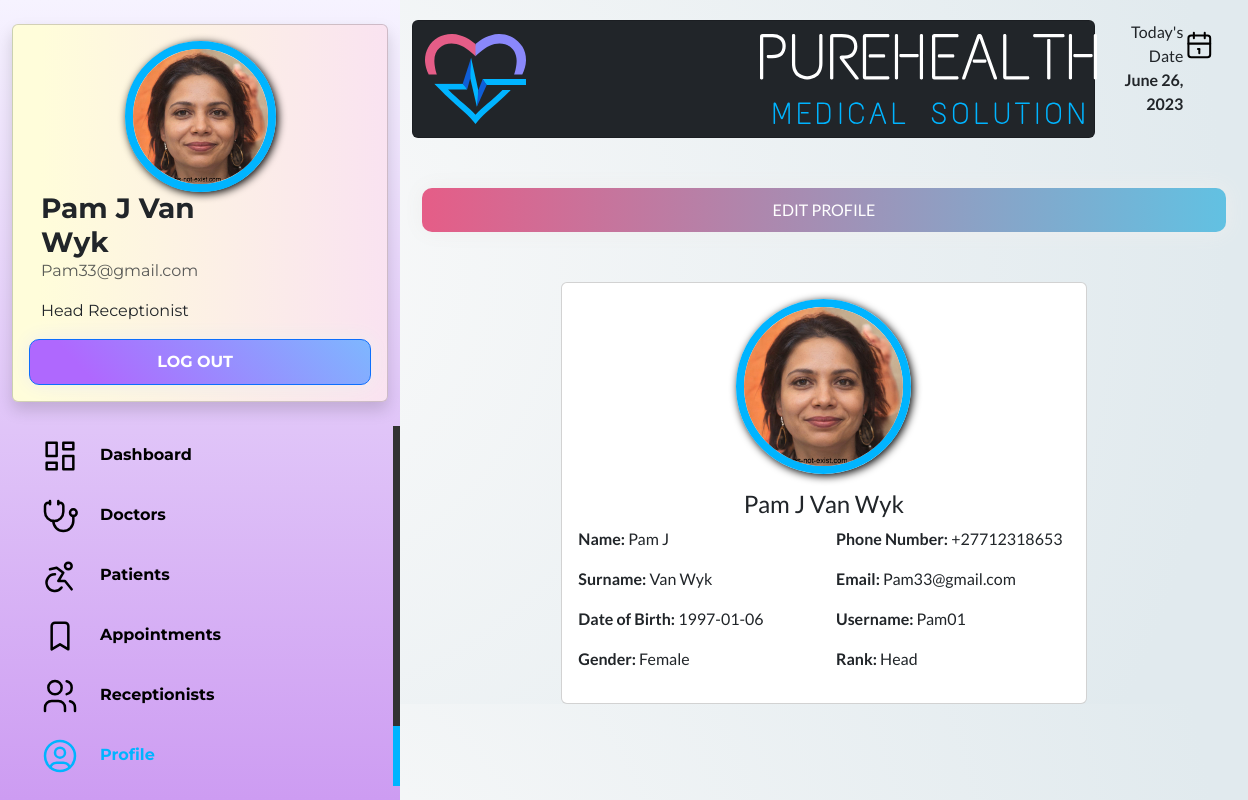
/ReceptionistPortal/profile.php (signed in), run on the app's committed database.
### tables this page shows
CREATE TABLE `receptionists` (
  `Receptionists_ID` int(11) NOT NULL,
  `ProfileImage` varchar(50) NOT NULL,
  `Name` varchar(25) NOT NULL,
  `Surname` varchar(25) NOT NULL,
  `Banned` tinyint(1) NOT NULL,
  `DoB` date NOT NULL,
  `Gender` varchar(25) NOT NULL,
  `PhoneNumber` varchar(13) NOT NULL,
  `Email` varchar(50) NOT NULL,
  `Username` varchar(50) NOT NULL,
  `Password` varchar(50) NOT NULL,
  `Rank` varchar(25) NOT NULL
);

### ReceptionistPortal/profile.php (the view, shortened to what this page needs)
<?php
if (isset($_SESSION['Receptionists_ID']) && isset($_SESSION['Username'])) {
    ?>
    <!DOCTYPE html>
    <html lang="en">
    <head>
        <link href="https://cdn.jsdelivr.net/npm/bootstrap@5.3.0/dist/css/bootstrap.min.css" rel="stylesheet"
>
        <link rel="stylesheet" href="main.css">
        <link rel="stylesheet" href="https://cdnjs.cloudflare.com/ajax/libs/font-awesome/4.7.0/css/font-awesome.min.css">
    </head>
    <body>
        <div class="c-navbar">
            <div class="container">
                <br>
                <div class="container">
                    <div class="row">
                        <div class="card shadow profile-disco">
                            <div class="card-body">
                                <div class="row">
                                    <?php
                                    include 'db.php';
                                    $sql = "SELECT * FROM receptionists WHERE Receptionists_ID = $_SESSION[Receptionists_ID]";
                                    $result = $conn->query($sql);
                                    while ($row = $result->fetch_assoc()) {
                                        echo '<div class="col-md-12">';
                                        echo '<div class="row">';
                                        echo '<div class="col-md-4 upload">';
                                        echo '<img src="profile_img/' . $row['ProfileImage'] . '" class="img-fluid rounded-circle" alt="Profile Image">';
                                        echo '</div>';
                                        echo '<div class="col-md-8">';
                                        echo '<h3 class="mb-0"><strong>' . $row['Name'] . ' ' . $row['Surname'] . '</strong></h3>';
                                        echo '<p class="text-muted">' . $row['Email'] . '</p>';
                                        echo '<p>' . $row['Rank'] . ' Receptionist</p>';
                                        echo '</div>';
                                        echo '<a href="logout.php" class="btn btn-primary btn-grad3 btn-add" role="button" style="padding-left: 0px;"><strong>Log Out</strong></a>';
                                        echo '</div>';
                                        echo '</div>';
                                    }
                                    ?>
                                </div>
                            </div>
                        </div>
                    </div>
                </div>
            </div>
            <br>
            <a class="nav-item" href="dashboard.php">
                Dashboard</a>
            <a class="nav-item" href="doctors.php">
                Doctors</a>
            <a class="nav-item" href="patients.php">
                Patients</a>
            <a class="nav-item" href="appointments.php">
                Appointments</a>
            <a class="nav-item" href="receptionists.php">
                Receptionists</a>
            <a class="nav-item active-nav" href="profile.php">
                Profile</a>
        </div>
        <div class="container content-div">
            <div class="row">
                <div class="col-md-10">
                    <nav class="navbar navbar-dark bg-dark card">
                        <div class="container-fluid">
                            <a class="navbar-brand" href="#">
                                <img src="assets/logo/logo-mix.svg" alt="Logo">
                                <img src="assets/logo/Mecial Docker White.svg" alt="Logo" style="margin-left: 130px;">
                            </a>
                        </div>
                    </nav>
                </div>
                <div class="col-md-2 d-flex text-end">
                    <div>
                        Today's Date
                        <br>
                        <?php
                        $today = date("F j, Y");
                        echo '<b>' . $today . '</b>';
                        ?>
                    </div>
                </div>
            </div>
            <div class="spacer"></div>
            <?php
            echo '<a class="add-doctor-button btn btn-primary btn-grad" id="openFormButton" type="button" role="button"href="?action=edit&Receptionists_ID=' . $_SESSION['Receptionists_ID'] . '">';
            echo 'Edit Profile';
            echo '</a>';
            ?>
            <div class="spacer"></div>
            <div class="container mt-8">
                <div class="row">
                    <div class="col-md-8 offset-md-2">
                        <div class="card">
                            <div class="card-body">
                                <?php
                                include 'list-logged-in-receptionists.php';
                                ?>
                            </div>
                        </div>
                    </div>
                </div>
            </div>
        </div>
    </body>
    </html>
    <?php
} else {
    header("Location: index.php");
    exit();
}
?>

### ReceptionistPortal/list-logged-in-receptionists.php (shortened to what this page needs)
<?php
include 'db.php';
$sql = "SELECT * FROM receptionists WHERE Receptionists_ID = $_SESSION[Receptionists_ID]";
$result = $conn->query($sql);
while ($row = $result->fetch_assoc()) {
    echo '<div class="text-center">';
    if ($row['Receptionists_ID'] == $_GET['Receptionists_ID']) {
        echo '<form class="form-inline m-2" id="form-update-img" action="" enctype="multipart/form-data" method="post">';
        echo '<div class="upload">';
        $id = $row["Receptionists_ID"];
        $name = $row["Name"];
        $surname = $row["Surname"];
        $image = $row["ProfileImage"];
        echo '<label for="Picture">Profile Image:</label>';
        echo '<img src="profile_img/' . $image . '" class="img-fluid rounded-circle" alt="Profile Image" title="' . $image . '">';
        echo '<div class="round">';
        echo '<input type="hidden" name="id" value="' . $id . '">';
        echo '<input type="hidden" name="name" value="' . $name . '">';
        echo '<input type="hidden" name="surname" value="' . $surname . '">';
        echo '<input type="file" class="form-control-file" id="image" name="image" accept = ".jpg, .jpeg, .png">';
        echo '<i class="fa fa-camera" style="color: #fff;"></i>';
        echo '</div>';
        echo '</div>';
        echo '</form>';
        echo '<form class="form-inline m-2" action="update-receptionist-profile.php" method="POST">';
        echo '</div>';
        echo '<h4 class="card-title text-center mt-3">' . $row['Name'] . ' ' . $row['Surname'] . '</h4>';
        echo '<div class="row">';
        echo '<div class="col-6">';
        echo '<label for="Name">Name:</label>';
        echo '<p><input type="text" class="form-control" name="Name" value="' . $row['Name'] . '" required></p>';
        echo '<label for="Surname">Surname:</label>';
        echo '<p><input type="text" class="form-control" name="Surname" value="' . $row['Surname'] . '" required></p>';
        echo '<label for="DoB">DoB:</label>';
        echo '<p><input type="date" class="form-control" name="DoB" value="' . $row['DoB'] . '" required></p>';
        echo '<label for="Gender">Gender:</label>';
        echo '<p><input type="text" class="form-control" name="Gender" value="' . $row['Gender'] . '" required></p>';
        echo '</div>';
        echo '<div class="col-6">';
        echo '<label for="PhoneNumber">Phone:</label>';
        echo '<p><input type="text" class="form-control" name="PhoneNumber" value="' . $row['PhoneNumber'] . '" required></p>';
        echo '<label for="Email">Email:</label>';
        echo '<p><input type="email" class="form-control" name="Email" value="' . $row['Email'] . '" required></p>';
        echo '<label for="Username">Username:</label>';
        echo '<p><input type="text" class="form-control" name="Username" value="' . $row['Username'] . '" required autocomplete="off"></p>';
        echo '<label for="Rank">Rank:</label>';
        echo '<p><input type="text" class="form-control" name="Rank" value="' . $row['Rank'] . '" required></p>';
        echo '<div class="btn-group" role="group" aria-label="Actions">';
        echo '<button type="submit" class="btn btn-success">Save</button>';
        echo '<input type="hidden" name="Receptionists_ID" value="' . $row['Receptionists_ID'] . '">';
        echo '</form>';
    } else {
        echo '<div class="upload grow">';
        echo '<img src="profile_img/' . $row['ProfileImage'] . '" class="img-fluid rounded-circle" alt="Profile Image" title="' . $row['ProfileImage'] . '">';
        echo '</div>';
        echo '</div>';
        echo '<h4 class="card-title text-center mt-3">'. $row['Name'] . ' ' . $row['Surname'] . '</h4>';
        echo '<div class="row">';
        echo '<div class="col-6">';
        echo '<p><strong>Name:</strong> '. $row['Name'] . '</p>';
        echo '<p><strong>Surname:</strong> ' . $row['Surname'] . '</p>';
        echo '<p><strong>Date of Birth:</strong> ' . $row['DoB'] . '</p>';
        echo '<p><strong>Gender:</strong> ' . $row['Gender'] . '</p>';
        echo '</div>';
        echo '<div class="col-6">';
        echo '<p><strong>Phone Number:</strong> ' . $row['PhoneNumber'] . '</p>';
        echo '<p><strong>Email:</strong> ' . $row['Email'] . '</p>';
        echo '<p><strong>Username:</strong> ' . $row['Username'] . '</p>';
        echo '<p><strong>Rank:</strong> ' . $row['Rank'] . '</p>';
    }
    echo '</div>';
    echo '</div>';
}
?>

### ReceptionistPortal/main.css (style rules this page uses)
.upload { width: 175px; position: relative; margin: auto; }
.upload img { border-radius: 50%; border: 8px solid #00B4FF; -webkit-box-shadow: 2px 2px 8px 0px rgba(0, 0, 0, 1); -moz-box-shadow: 2px 2px 8px 0px rgba(0, 0, 0, 1); box-shadow: 2px 2px 8px 0px rgba(0, 0, 0, 1); }
body { display: flex; background: radial-gradient(circle at 18.7% 37.8%, rgb(250, 250, 250) 0%, rgb(225, 234, 238) 90%); font-family: 'Lato', sans-serif; }
.btn-grad { background-image: linear-gradient(to right, #E55D87 0%, #5FC3E4 51%, #E55D87 100%); margin: 10px; padding: 15px 45px; text-align: center; text-transform: uppercase; transition: 0.5s; background-size: 200% auto; color: white; box-shadow: 0 0 20px #eee; border-radius: 10px; display: block; }
.btn-grad3 { background: linear-gradient(45.8deg, rgb(175, 104, 254) 9.3%, rgb(101, 223, 255) 75.1%); text-align: center; text-transform: uppercase; transition: 0.5s; background-size: 200% auto; color: white; box-shadow: 0 0 20px #eee; border-radius: 10px; display: block; }
.c-navbar { background: linear-gradient(to top, #cd9cf2 0%, #f6f3ff 100%); overflow: hidden; width: 400px; position: fixed; height: 100%; font-family: 'Montserrat', sans-serif; }
.c-navbar a { display: block; padding: 10px; text-decoration: none; padding-left: 40px; }
.content-div { margin-left: 400px; margin-top: 20px; }
.nav-item { border-right: 7px solid #333; color: #000000; font-weight: bold; }
.active-nav { border-right: 7px solid #00B4FF; color: #00B4FF; }
.icon-tabler { margin-right: 20px; }
.icon-tabler-active { stroke: #00B4FF; }
.add-doctor-button { display: flex; align-items: center; justify-content: center; padding: 10px; border: none; color: #fff; font-size: 16px; cursor: pointer; }
.spacer { padding: 20px; }
.btn-add { width: -webkit-fill-available; }
.profile-disco { background: linear-gradient(90.7deg, rgb(255, 253, 218) 1.9%, rgb(246, 210, 255) 39.3%, rgb(152, 222, 254) 64.7%, rgb(251, 255, 210) 100.8%); background-size: 400% 400%; animation: gradient 15s ease infinite; }
.grow { transition: all .3s ease-in-out; }
.navbar-brand img { height: 90px; margin-right: 100px; }

### data on the page
receptionists: ProfileImage (picture), Name "Pam J", Surname "Van Wyk", Email "Pam33@gmail.com", Rank "Head", DoB "1997-01-06", Gender "Female", PhoneNumber "+27712318653", Username "Pam01"
